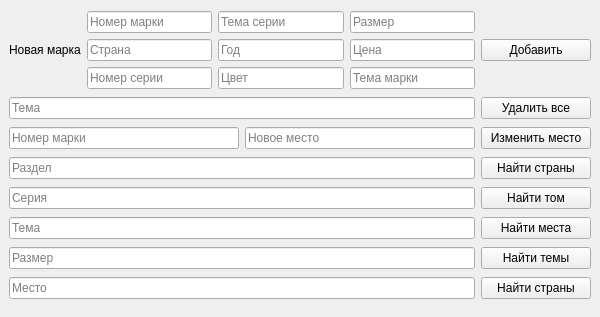
<?xml version="1.0" encoding="UTF-8"?>
<ui version="4.0">
 <class>MainWindow</class>
 <widget class="QMainWindow" name="MainWindow">
  <property name="geometry">
   <rect>
    <x>0</x>
    <y>0</y>
    <width>600</width>
    <height>317</height>
   </rect>
  </property>
  <property name="minimumSize">
   <size>
    <width>600</width>
    <height>317</height>
   </size>
  </property>
  <property name="maximumSize">
   <size>
    <width>600</width>
    <height>317</height>
   </size>
  </property>
  <property name="windowTitle">
   <string>MainWindow</string>
  </property>
  <widget class="QWidget" name="centralwidget">
   <layout class="QVBoxLayout" name="verticalLayout_4">
    <item>
     <layout class="QHBoxLayout" name="horizontalLayout_2">
      <item>
       <widget class="QLabel" name="label_2">
        <property name="minimumSize">
         <size>
          <width>0</width>
          <height>0</height>
         </size>
        </property>
        <property name="text">
         <string>Новая марка</string>
        </property>
       </widget>
      </item>
      <item>
       <layout class="QVBoxLayout" name="verticalLayout">
        <item>
         <widget class="QLineEdit" name="LE_number">
          <property name="placeholderText">
           <string>Номер марки</string>
          </property>
         </widget>
        </item>
        <item>
         <widget class="QLineEdit" name="LE_country">
          <property name="text">
           <string/>
          </property>
          <property name="placeholderText">
           <string>Страна</string>
          </property>
         </widget>
        </item>
        <item>
         <widget class="QLineEdit" name="LE_serial_number">
          <property name="placeholderText">
           <string>Номер серии</string>
          </property>
         </widget>
        </item>
       </layout>
      </item>
      <item>
       <layout class="QVBoxLayout" name="verticalLayout_2">
        <item>
         <widget class="QLineEdit" name="LE_serial_theme">
          <property name="placeholderText">
           <string>Тема серии</string>
          </property>
         </widget>
        </item>
        <item>
         <widget class="QLineEdit" name="LE_year">
          <property name="placeholderText">
           <string>Год</string>
          </property>
         </widget>
        </item>
        <item>
         <widget class="QLineEdit" name="LE_color">
          <property name="placeholderText">
           <string>Цвет</string>
          </property>
         </widget>
        </item>
       </layout>
      </item>
      <item>
       <layout class="QVBoxLayout" name="verticalLayout_3">
        <item>
         <widget class="QLineEdit" name="LE_size">
          <property name="placeholderText">
           <string>Размер</string>
          </property>
         </widget>
        </item>
        <item>
         <widget class="QLineEdit" name="LE_price">
          <property name="placeholderText">
           <string>Цена</string>
          </property>
         </widget>
        </item>
        <item>
         <widget class="QLineEdit" name="LE_stamp_theme">
          <property name="placeholderText">
           <string>Тема марки</string>
          </property>
         </widget>
        </item>
       </layout>
      </item>
      <item>
       <widget class="QPushButton" name="PB_add">
        <property name="minimumSize">
         <size>
          <width>110</width>
          <height>0</height>
         </size>
        </property>
        <property name="text">
         <string>Добавить</string>
        </property>
       </widget>
      </item>
     </layout>
    </item>
    <item>
     <layout class="QHBoxLayout" name="horizontalLayout">
      <item>
       <widget class="QLineEdit" name="LE_del_theme">
        <property name="placeholderText">
         <string>Тема</string>
        </property>
       </widget>
      </item>
      <item>
       <widget class="QPushButton" name="PB_del">
        <property name="minimumSize">
         <size>
          <width>110</width>
          <height>0</height>
         </size>
        </property>
        <property name="maximumSize">
         <size>
          <width>110</width>
          <height>16777215</height>
         </size>
        </property>
        <property name="text">
         <string>Удалить все</string>
        </property>
       </widget>
      </item>
     </layout>
    </item>
    <item>
     <layout class="QHBoxLayout" name="horizontalLayout_8">
      <item>
       <widget class="QLineEdit" name="LE_ch_number">
        <property name="placeholderText">
         <string>Номер марки</string>
        </property>
       </widget>
      </item>
      <item>
       <widget class="QLineEdit" name="LE_ch_pos">
        <property name="placeholderText">
         <string>Новое место</string>
        </property>
       </widget>
      </item>
      <item>
       <widget class="QPushButton" name="PB_ch_pos">
        <property name="minimumSize">
         <size>
          <width>110</width>
          <height>0</height>
         </size>
        </property>
        <property name="maximumSize">
         <size>
          <width>110</width>
          <height>16777215</height>
         </size>
        </property>
        <property name="text">
         <string>Изменить место</string>
        </property>
       </widget>
      </item>
     </layout>
    </item>
    <item>
     <layout class="QHBoxLayout" name="horizontalLayout_3">
      <item>
       <widget class="QLineEdit" name="LE_section">
        <property name="placeholderText">
         <string>Раздел</string>
        </property>
       </widget>
      </item>
      <item>
       <widget class="QPushButton" name="PB_sec_find_country">
        <property name="minimumSize">
         <size>
          <width>110</width>
          <height>0</height>
         </size>
        </property>
        <property name="maximumSize">
         <size>
          <width>110</width>
          <height>16777215</height>
         </size>
        </property>
        <property name="text">
         <string>Найти страны</string>
        </property>
       </widget>
      </item>
     </layout>
    </item>
    <item>
     <layout class="QHBoxLayout" name="horizontalLayout_4">
      <item>
       <widget class="QLineEdit" name="LE_serial">
        <property name="placeholderText">
         <string>Серия</string>
        </property>
       </widget>
      </item>
      <item>
       <widget class="QPushButton" name="PB_find_volume">
        <property name="minimumSize">
         <size>
          <width>110</width>
          <height>0</height>
         </size>
        </property>
        <property name="maximumSize">
         <size>
          <width>110</width>
          <height>16777215</height>
         </size>
        </property>
        <property name="text">
         <string>Найти том</string>
        </property>
       </widget>
      </item>
     </layout>
    </item>
    <item>
     <layout class="QHBoxLayout" name="horizontalLayout_5">
      <item>
       <widget class="QLineEdit" name="LE_fnd_theme">
        <property name="placeholderText">
         <string>Тема</string>
        </property>
       </widget>
      </item>
      <item>
       <widget class="QPushButton" name="PB_find_pos">
        <property name="minimumSize">
         <size>
          <width>110</width>
          <height>0</height>
         </size>
        </property>
        <property name="maximumSize">
         <size>
          <width>110</width>
          <height>16777215</height>
         </size>
        </property>
        <property name="text">
         <string>Найти места</string>
        </property>
       </widget>
      </item>
     </layout>
    </item>
    <item>
     <layout class="QHBoxLayout" name="horizontalLayout_6">
      <item>
       <widget class="QLineEdit" name="LE_fnd_size">
        <property name="placeholderText">
         <string>Размер</string>
        </property>
       </widget>
      </item>
      <item>
       <widget class="QPushButton" name="PB_find_theme">
        <property name="minimumSize">
         <size>
          <width>110</width>
          <height>0</height>
         </size>
        </property>
        <property name="maximumSize">
         <size>
          <width>110</width>
          <height>16777215</height>
         </size>
        </property>
        <property name="text">
         <string>Найти темы</string>
        </property>
       </widget>
      </item>
     </layout>
    </item>
    <item>
     <layout class="QHBoxLayout" name="horizontalLayout_7">
      <item>
       <widget class="QLineEdit" name="LE_fnd_pos">
        <property name="placeholderText">
         <string>Место</string>
        </property>
       </widget>
      </item>
      <item>
       <widget class="QPushButton" name="PB_pos_find_country">
        <property name="minimumSize">
         <size>
          <width>110</width>
          <height>0</height>
         </size>
        </property>
        <property name="maximumSize">
         <size>
          <width>110</width>
          <height>16777215</height>
         </size>
        </property>
        <property name="text">
         <string>Найти страны</string>
        </property>
       </widget>
      </item>
     </layout>
    </item>
   </layout>
  </widget>
 </widget>
 <resources/>
 <connections/>
</ui>
